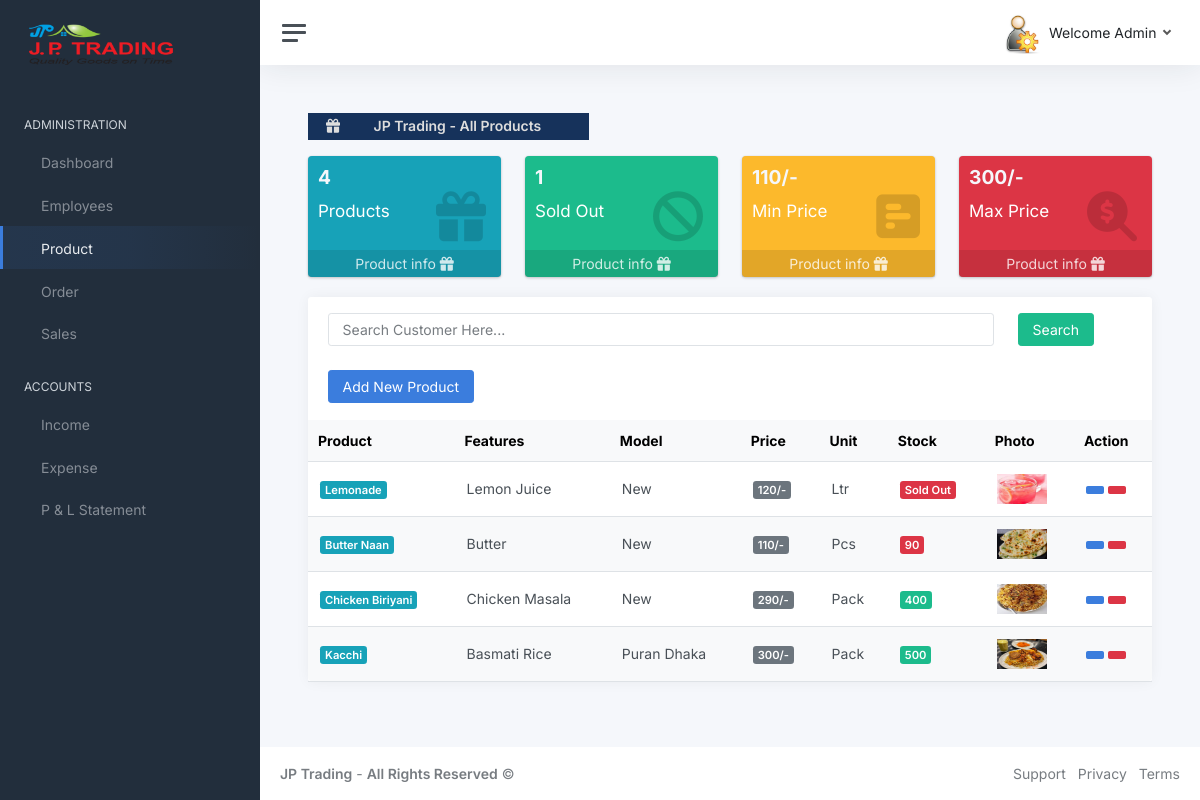
Screenshot of /products/product-list/ (signed in) with the database file from the repository.
### product/models.py (models this page shows, shortened)
class Product(models.Model):
    name = models.CharField(max_length=100, blank=True, null=True, unique=True)
    features = models.CharField(max_length=500, blank=True, null=True)
    model = models.CharField(max_length=300, blank=True, null=True)
    price = models.IntegerField(blank=True, null=True)
    unit = models.CharField(max_length=100, choices=PRODUCT_UNIT)
    in_stock = models.IntegerField(blank=True, null=True)
    img = models.ImageField(upload_to="prducts/")
    class Meta:
        verbose_name_plural = "All Product"

### product/views.py (the view, shortened to what this page needs)
# urls.py: path("product-list/", views.ProductList.as_view(), name="product_list"),
@method_decorator(login_required(login_url="user_login"), name="dispatch")
class ProductList(View):
    def get(self, request):
        products = Product.objects.all().order_by("-id")
        total_product = Product.objects.all().aggregate(Count("id"))
        sold_out = Product.objects.filter(in_stock = 0).aggregate(Count("id"))
        min_price = Product.objects.aggregate(Min("price"))
        max_price = Product.objects.aggregate(Max("price"))
        context = {
            "products": products,
            "total_product": total_product,
            "sold_out": sold_out,
            "min_price": min_price,
            "max_price": max_price
        }
        return render(request, "product_list.html", context)

### product/templates/product_list.html (shortened to what this page needs)
{% extends 'base.html' %}
{% block content %}
<main class="content">
    <div class="container-fluid p-0">
        <div class="col-md-4">
            <h1 id="section_title" class="h3 mb-3"><strong><i class="fas fa-gift"></i> JP Trading - All Products</strong></h1>
          </div>
           <div class="row">
            <div class="col-lg-3 col-6">
              <div class="small-box bg-info">
                <div class="inner">
                    <h3>{{ total_product.id__count }}</h3>
                  <p>Products</p>
                </div>
                <div class="icon">
                 <i class="fas fa-gift"></i>
                </div>
                <a href="#" class="small-box-footer">Product info <i class="fas fa-gift"></i></a>
              </div>
            </div>
            <div class="col-lg-3 col-6">
              <div class="small-box bg-success">
                <div class="inner">
                     <h3>{{ sold_out.id__count }}</h3>
                  <p>Sold Out</p>
                </div>
                <div class="icon">
                 <i class="fa fa-ban"></i>
                </div>
                <a href="#" class="small-box-footer">Product info <i class="fas fa-gift"></i></a>
              </div>
            </div>
            <div class="col-lg-3 col-6">
              <div class="small-box bg-warning">
                <div class="inner">
                     <h3>{{ min_price.price__min }}/-</h3>
                  <p>Min Price</p>
                </div>
                <div class="icon">
                 <i class="fas fa-poll-h"></i>
                </div>
                <a href="#" class="small-box-footer">Product info <i class="fas fa-gift"></i></a>
              </div>
            </div>
            <div class="col-lg-3 col-6">
              <div class="small-box bg-danger">
                <div class="inner">
                     <h3>{{ max_price.price__max }}/-</h3>
                  <p>Max Price</p>
                </div>
                <div class="icon">
                 <i class="fas fa-search-dollar"></i>
                </div>
                <a href="#" class="small-box-footer">Product info <i class="fas fa-gift"></i></a>
              </div>
            </div>
          </div>
        <div class="row">
            <div class="col-12 col-lg-12 col-xxl-9 d-flex">
                <div class="card flex-fill">
                    <div class="card-header">
                  <form class="mb-4" method="GET">
                    <div class="row">
                       <div class="col-md-10">
                          <input class="form-control" name="search" placeholder="Search Customer Here...">
                       </div>
                       <div class="col-md-2">
                          <button class="btn btn-success">Search</button>
                       </div>
                    </div>
                  </form>
                        <a href="{% url 'add_product' %}"><button type="submit" class="btn btn-primary">
                            Add New Product</button></a>
                    </div>
                    <table class="table table-hover my-0">
                        <thead>
                            <tr>
                                <th>Product</th>
                                <th class="d-none d-xl-table-cell">Features</th>
                                <th class="d-none d-xl-table-cell">Model</th>
                                <th class="d-none d-md-table-cell">Price</th>
                                <th class="d-none d-md-table-cell">Unit</th>
                                <th class="d-none d-md-table-cell">Stock</th>
                                <th class="d-none d-md-table-cell">Photo</th>
                                <th class="d-none d-md-table-cell">Action</th>
                            </tr>
                        </thead>
                        <tbody>
                            {% for p in products %}
                            <tr>
                                <td><span class="badge bg-info">{{ p.name | capfirst}}</span></td>
                                <td>{{ p.features }}</td>
                                <td>{{ p.model }}</td>
                                <td><span class="badge bg-secondary">{{ p.price }}/-</span></td>
                                <td>{{ p.unit }}</td>
                                {% if p.in_stock == 0 %}
                                    <td><span class="badge bg-danger">Sold Out</span></td>
                                {% elif p.in_stock < 100 %}
                                    <td><span class="badge bg-danger">{{ p.in_stock }}</span></td>
                                {% else %}
                                    <td><span class="badge bg-success">{{ p.in_stock }}</span></td>
                                {% endif %}
                                <td><img src="{{ p.img.url }}" alt="No Image" style="width:50px; height:30px;"></td>
                                <td>
                                    <a href="{% url 'update_product' p.id %}"><button type="submit" class="btn btn-primary btn-sm"></button></a>
                                    <a href="{% url 'delete_product' p.id %}"><button type="submit" class="btn btn-danger btn-sm"></button></a>
                                 </td>
                            </tr>
                            {% endfor %}
                        </tbody>
                    </table>
                </div>
            </div>
        </div>
    </div>
</main>
{% endblock %}

### core/templates/base.html
{% include 'header.html' %}
{% block content %}
{% endblock %}
{% include 'footer.html' %}

### core/templates/header.html (shortened to what this page needs)
{% load static %}
<!DOCTYPE html>
<html lang="en">
    <head>
        <link rel="stylesheet" href="https://code.ionicframework.com/ionicons/2.0.1/css/ionicons.min.css">
        <link rel="stylesheet" href="https://cdnjs.cloudflare.com/ajax/libs/font-awesome/6.6.0/css/all.min.css">
        <link href="{% static 'css/app.css' %}" rel="stylesheet">
    </head>
    <body>
        <div class="wrapper">
            <nav id="sidebar" class="sidebar js-sidebar">
                <div class="sidebar-content js-simplebar">
                    <a class="sidebar-brand" href="{% url 'index' %}">
                        <img src="{% static 'img/avatars/logo.png' %}" at="Logo" style="height:100%; width: 160px;">
                    </a>
                    {% with request.resolver_match.url_name as url_name %}
                    <ul class="sidebar-nav">
                        {% if not user.is_superuser %}
                        <li class="sidebar-header">
                            ADMINISTRATION
                        </li>
                        <li class="{% if url_name == "index" %}sidebar-item active{% endif %}">
                            <a class="sidebar-link" href="{% url 'index' %}">
                            <i class="align-middle" data-feather="sliders"></i> <span class="align-middle">Dashboard</span>
                            </a>
                        </li>
                        <li class="{% if url_name == "employee_list" %}sidebar-item active{% endif %}">
                            <a class="sidebar-link" href="{% url 'employee_list' %}">
                            <i class="align-middle" data-feather="users"></i> <span class="align-middle">Employees</span>
                            </a>
                        </li>
                        <li class="{% if url_name == "product_list" %}sidebar-item active{% endif %}">
                            <a class="sidebar-link" href="{% url 'product_list' %}">
                            <i class="align-middle" data-feather="gift"></i> <span class="align-middle">Product</span>
                            </a>
                        </li>
                        <li class="{% if url_name == "order_list" %}sidebar-item active{% endif %}">
                            <a class="sidebar-link" href="{% url 'order_list' %}">
                            <i class="align-middle" data-feather="shopping-cart"></i> <span class="align-middle">Order</span>
                            </a>
                        </li>
                        <li class="{% if url_name == "sales_list" %}sidebar-item active{% endif %}">
                            <a class="sidebar-link" href="{% url 'sales_list' %}">
                            <i class="align-middle" data-feather="folder"></i> <span class="align-middle">Sales</span>
                            </a>
                        </li>
                        {% else %}
                        <li class="sidebar-header">
                            ADMINISTRATION
                        </li>
                        <li class="{% if url_name == "index" %}sidebar-item active{% endif %}">
                            <a class="sidebar-link" href="{% url 'index' %}">
                             <span class="align-middle">Dashboard</span>
                            </a>
                        </li>
                        <li class="{% if url_name == "employee_list" %}sidebar-item active{% endif %}">
                            <a class="sidebar-link" href="{% url 'employee_list' %}">
                             <span class="align-middle">Employees</span>
                            </a>
                        </li>
                        <li class="{% if url_name == "product_list" %}sidebar-item active{% endif %}">
                            <a class="sidebar-link" href="{% url 'product_list' %}">
                             <span class="align-middle">Product</span>
                            </a>
                        </li>
                        <li class="{% if url_name == "order_list" %}sidebar-item active{% endif %}">
                            <a class="sidebar-link" href="{% url 'order_list' %}">
                             <span class="align-middle">Order</span>
                            </a>
                        </li>
                        <li class="{% if url_name == "sales_list" %}sidebar-item active{% endif %}">
                            <a class="sidebar-link" href="{% url 'sales_list' %}">
                             <span class="align-middle">Sales</span>
                            </a>
                        </li>
                        <li class="sidebar-header">
                            ACCOUNTS
                        </li>
                        <li class="{% if url_name == "income_list" %}sidebar-item active{% endif %}">
                            <a class="sidebar-link" href="{% url 'income_list' %}">
                             <span class="align-middle">Income</span>
                            </a>
                        </li>
                        <li class="{% if url_name == "expense_list" %}sidebar-item active{% endif %}">
                            <a class="sidebar-link" href="{% url 'expense_list' %}">
                             <span class="align-middle">Expense</span>
                            </a>
                        </li>
                        <li class="{% if url_name == "prfit_loss" %}sidebar-item active{% endif %}">
                            <a class="sidebar-link" href="{% url 'prfit_loss' %}">
                             <span class="align-middle">P  & L Statement</span>
                            </a>
                        </li>
                        {% endif %}
                    </ul>
                    {% endwith %}
                </div>
            </nav>
            <div class="main">
                <nav class="navbar navbar-expand navbar-light navbar-bg">
                    <a class="sidebar-toggle js-sidebar-toggle">
                    <i class="hamburger align-self-center"></i>
                    </a>
                    <div class="navbar-collapse collapse">
                        <ul class="navbar-nav navbar-align">
                            <li class="nav-item dropdown">
                                <a class="nav-link dropdown-toggle d-none d-sm-inline-block" href="#" data-bs-toggle="dropdown">
                                <img src="{% static 'img/avatars/super_admin.jpeg' %}" class="avatar img-fluid rounded me-1" alt="Charles Hall" /> <span class="text-dark">Welcome {{ user.username |capfirst }}</span>
                                </a>
                            </li>
                        </ul>
                    </div>
                </nav>

### core/templates/footer.html (shortened to what this page needs)
{% load static %}
<footer class="footer">
    <div class="container-fluid">
        <div class="row text-muted">
            <div class="col-6 text-start">
                <p class="mb-0">
                    <a class="text-muted" href="#"><strong>JP Trading</strong></a> - <a class="text-muted" href="#"><strong>All Rights Reserved</strong></a> &copy;
                </p>
            </div>
            <div class="col-6 text-end">
                <ul class="list-inline">
                    <li class="list-inline-item">
                        <a class="text-muted" href="#">Support</a>
                    </li>
                    <li class="list-inline-item">
                        <a class="text-muted" href="#">Privacy</a>
                    </li>
                    <li class="list-inline-item">
                        <a class="text-muted" href="#">Terms</a>
                    </li>
                </ul>
            </div>
        </div>
    </div>
</footer>
</div>
</div>
</body>
</html>

### rows the page displays
Product: name "Lemonade", features "Lemon Juice", model "New", price "120", unit "Ltr", in_stock "Sold Out", img (picture)
Product: name "Butter Naan", features "Butter", model "New", price "110", unit "Pcs", in_stock "90", img (picture)
Product: name "Chicken Biriyani", features "Chicken Masala", model "New", price "290", unit "Pack", in_stock "400", img (picture)
Product: name "Kacchi", features "Basmati Rice", model "Puran Dhaka", price "300", unit "Pack", in_stock "500", img (picture)

### other values shown
{{ user.username |capfirst }} "Admin"
{{ total_product.id__count }} "4"
{{ sold_out.id__count }} "1"
{{ min_price.price__min }} "110"
{{ max_price.price__max }} "300"
